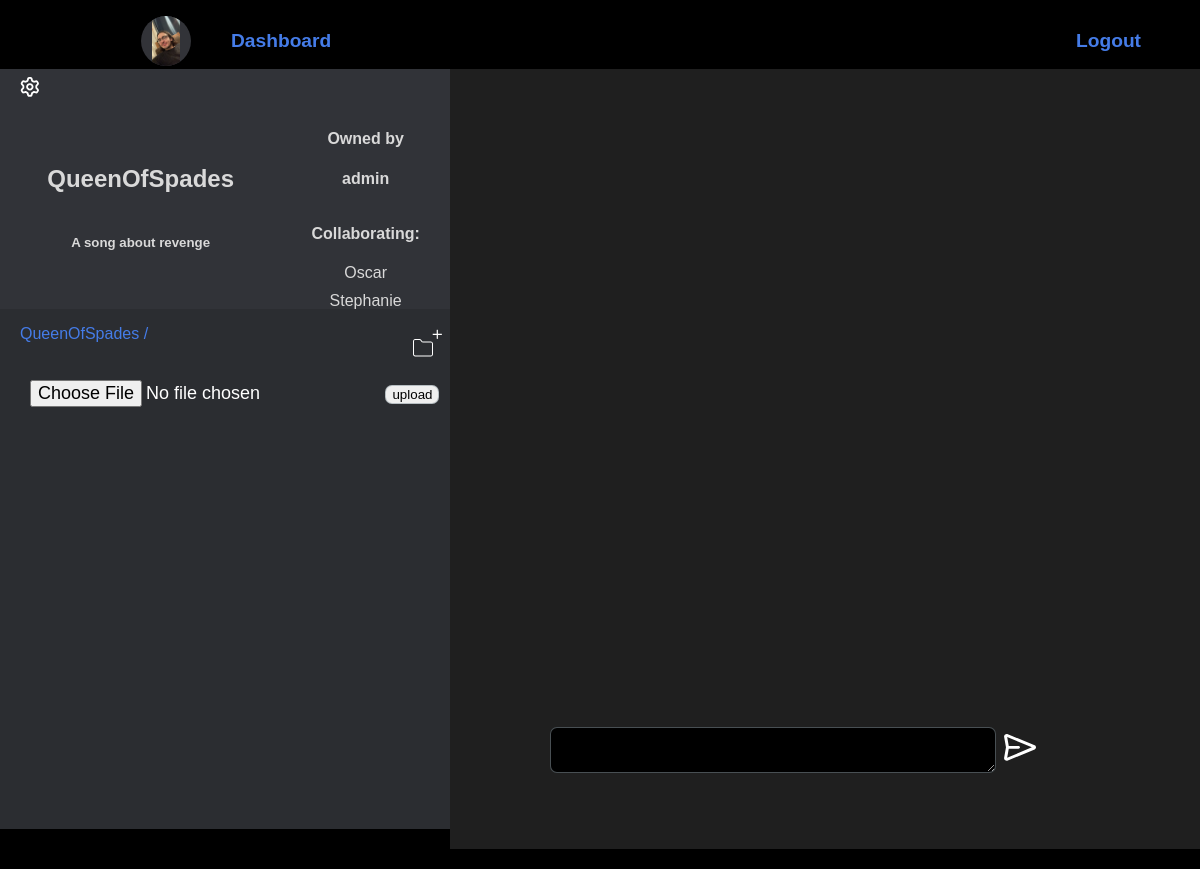
/repository/29 (signed in), run on the app's committed database.
### palinodes/models.py (models this page shows, shortened)
class User(AbstractUser):
    pass

class Profile(models.Model):
    user = models.OneToOneField(User, on_delete=models.CASCADE, related_name="profile")
    description = models.TextField(default="", max_length=300, blank=True)
    avatar = models.ImageField(upload_to=get_avatar_path, blank=True)

class Directory(models.Model):
    name = models.CharField(max_length=50)
    description = models.TextField(max_length=300, blank=True, null=True)
    created = models.DateTimeField(auto_now_add=True)
    owner = models.ForeignKey(User, on_delete=models.CASCADE, related_name="directories")
    collaborators = models.ManyToManyField(User, blank=True, related_name="collaborating")
    parent = models.ForeignKey("self", blank=True, null=True, on_delete=models.CASCADE, related_name="subdirectories")

### palinodes/views.py (the view, shortened to what this page needs)
# urls.py: path("repository/<int:repository_id>", views.repository_view, name="repository"),
@login_required
def repository_view(request, repository_id):
    repository = Directory.objects.get(id=repository_id)
    notifications = repository.notifications.all()
    for notification in notifications:
        if request.user in notification.recipients.all():
            notification.recipients.remove(request.user)
        if not notification.recipients.exists():
            notification.delete()
    allowed = request.user in repository.collaborators.all() or request.user == repository.owner
    if allowed:
        return render(request, "palinodes/repository.html", {
            "repository": repository, "repository_form": RepositoryForm()
        })
    else:
        return HttpResponseRedirect(reverse("dashboard"))

### palinodes/forms.py
class RepositoryForm(ModelForm):
    class Meta:
        model = Directory
        fields = ["name", "description", "collaborators"]

### palinodes/templates/palinodes/repository.html (shortened to what this page needs)
{% extends 'palinodes/layout.html' %}
{% load static %}
{% block navbar %}
<li id="dash-btn">
    {% if user.profile.avatar %}
    <img class="avatar-sm" src={{user.profile.avatar.url}}>
    {% else %}
    <img style="background-color: black;" class="avatar-sm" src='/media/Default-Profile-Picture.png' >
    {% endif %}
    <a href={% url 'dashboard' %}>Dashboard</a></li>
{% endblock navbar %}
{% block body %}
    <div id="repository-container">
        <div id="repository-details" data-name="{{repository.name}}" data-description="{{repository.description}}" data-collaborators="{{repository.collaborators}}">
            <div class="clickable" id="repository-settings">
                <a href={% url 'settings' repository.pk %}>
                </a>
            </div>
            <div id="repository-details-details">
                <h2>{{repository.name}}</h2>
                <h5>{{repository.description}}</h3>
            </div>
            <div id="repository-details-collaborators">
                <div>
                    <h4>Owned by</h4>
                    <h4>{{repository.owner.username}}</h4>
                </div>
                <div>
                    <div id="collaborators-header">
                        <p><strong>Collaborating:</strong></p>
                    </div>
                    {% for collaborator in repository.collaborators.all %}
                    <div class="collaborator-container">
                        <p>{{collaborator.username}}</p>
                    </div>
                    {% endfor %}
                </div>
            </div>
        </div>
        <div id="repository-contents">
            <div id="repository-contents-topbar">
                <div id="current-path">
                    <p>{{repository.name}} /</p>
                </div>
                <button id="new-directory" class="clickable">
                </button>
            </div>
            <form id="file-form">
                <input id="file-input" class="clickable bordered" type="file">
                <input class="clickable bordered" type="submit" value="upload">
            </form>
        </div>
        <div id="soundwave"></div>
        <div id="chat-container">
            <div id="chat">
            </div>
            <form id="new-comment">
                <textarea class="bordered" type="text" name="comment" id="comment-input"></textarea>
                <button type="submit">
                </button>
            </form>
        </div>
    </div>
{% endblock %}

### palinodes/static/palinodes/widescreen.css (style rules this page uses)
body { margin:0; padding:0; background-color: black; color: rgb(217, 217, 217); text-decoration: none; font-family:sans-serif; width: 100vw; height: 100vh; overflow: hidden; }
* { border-color: red; }
a { text-decoration: none; color: #457CE8; font-weight:bold; font-size: larger; }
img { object-fit: contain; }
button { border: none; margin-top: 20px; padding: 8px; color: white; font-size: large; background-color: #323338; }
.bordered { border: solid; border-color: #88959c88; border-width: 1px; border-radius: 7px; }
#dash-btn { display: flex; align-items: center; }
input[type="file"] { border: none; padding: 10px; color: white; font-size: large; }
.avatar-sm { margin-right: 40px; width: 50px; height: 50px; border-radius: 90%; background-color: #323338; }
#repository-container { grid-column: 1 / span 3; display: grid; grid-template-rows: 30vh 65vh; grid-template-columns: 3fr 5fr; }
#repository-details { background-color: #313338; grid-area: 1 / 1 / span 1 / span 1; display: grid; grid-template-rows: 1fr 5fr; grid-template-columns: 5fr 3fr; }
#repository-details-details { grid-area: 2 / 1 / span 1 / span 1; display: flex; flex-direction: column; justify-content: center; align-items: center; text-align: center; padding-left: 30px; padding-right: 30px; }
#repository-details-collaborators { grid-area: 2 / 2 / span 1 / span 1; display: flex; flex-direction: column; text-align: center; overflow-y: scroll; }
#collaborators-header { display: flex; justify-content: center; align-items: flex-end; }
.collaborator-container { display: flex; justify-content: center; align-items: center; }
.collaborator-container p { margin: 5px 5px; }
#repository-settings { display: flex; align-items: center; }
#repository-settings p, #repository-settings svg { margin-left:20px; }
#repository-contents { padding-left: 20px; background-color: #2b2d31; grid-area: 2 / 1 / span 1 / span 1; display: flex; flex-direction: column; height: 100%; overflow-y: scroll; }
#repository-contents-topbar { display: flex; justify-content: space-between; }
#current-path { display: flex; justify-content: space-around; }
#repository-contents-topbar p { color: #457CE8; }
#new-directory { padding-top: 0px; border: none; background-color: #2b2d31; width:fit-content; }
#soundwave { background-color: #1f1f1f; grid-area: 1 / 2 / span 1 / span 1; display:flex; flex-direction: column; justify-content: center; }
#chat-container { background-color: #1f1f1f; grid-area: 2 / 2 / span 1 / span 1; height: 100%; padding: 10px 100px 10px 100px; display: flex; flex-direction: column; }
#chat { height: 48vh; display: flex; flex-direction: column; align-items: flex-start; overflow-y: scroll; }
#chat-container form { margin-top: 20px; align-self: stretch; display: flex; align-items: center; bottom: 0; }
button[type="submit"] { margin: 0px; background-color: #1f1f1f; }
#comment-input { color: white; font-size: medium; width: 80%; background-color: black; min-height: 40px; display: flex; flex-wrap: wrap; overflow: visible; }

### data on the page
User: profile.avatar (picture)
Directory: name "QueenOfSpades", description "A song about revenge", owner.username "admin"
User: username "Oscar"
User: username "Stephanie"
